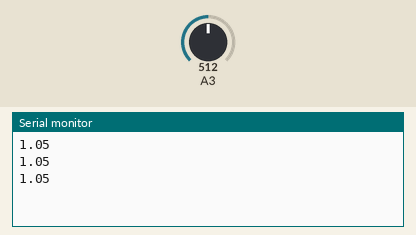
Simulated run of this sketch. Board: Arduino Uno, built with avr-gcc and run on an emulated ATmega328P. Shown: the last lines printed to the serial monitor. Inputs (shaded band) come from the test bench; at power-on: A3 = 512.

Above: at 1.3 s.
1.4 s: A3 set to 716
At 1.9 s:
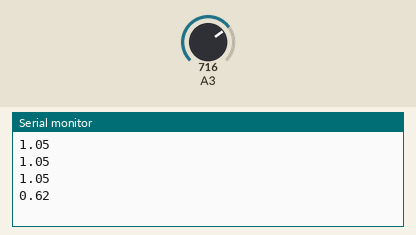
2.9 s: A3 set to 900
At 3.4 s:
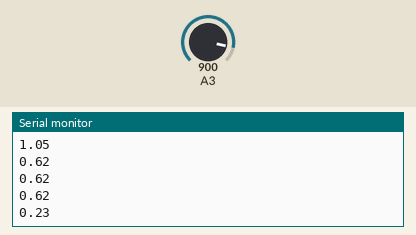
Timing chart, 0 to 5.9 s (numbered marks = the images above; inputs shaded):
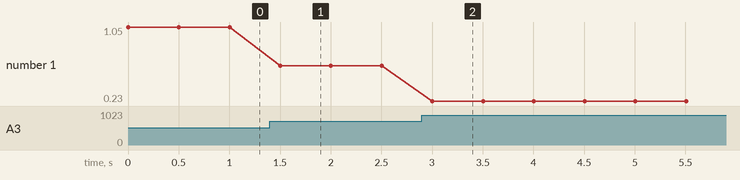

Measured:
- after the input at 1.4 s, the serial monitor: prints a new line after 0.10 s (image 1)
- after the input at 2.9 s, the serial monitor: prints a new line after 0.10 s (image 2)
- plotted number 1: 1.05 → 0.62 after the input at 1.4 s, 0.62 → 0.23 after the input at 2.9 s

The sketch:

LinearPotentiometer_ConversionToInch.ino
```cpp
float val;
float scale = .00210396;

void setup() {
Serial.begin(9600);
}

void loop() {
  val = convert();
 Serial.println(val);

delay(500);
//
}
float convert(void){
  float position;
  float valOfNegative = (analogRead(A3)- 1010);
  float positiveValue = abs(valOfNegative);
  position = scale * (positiveValue);
  return position;

 }
```
